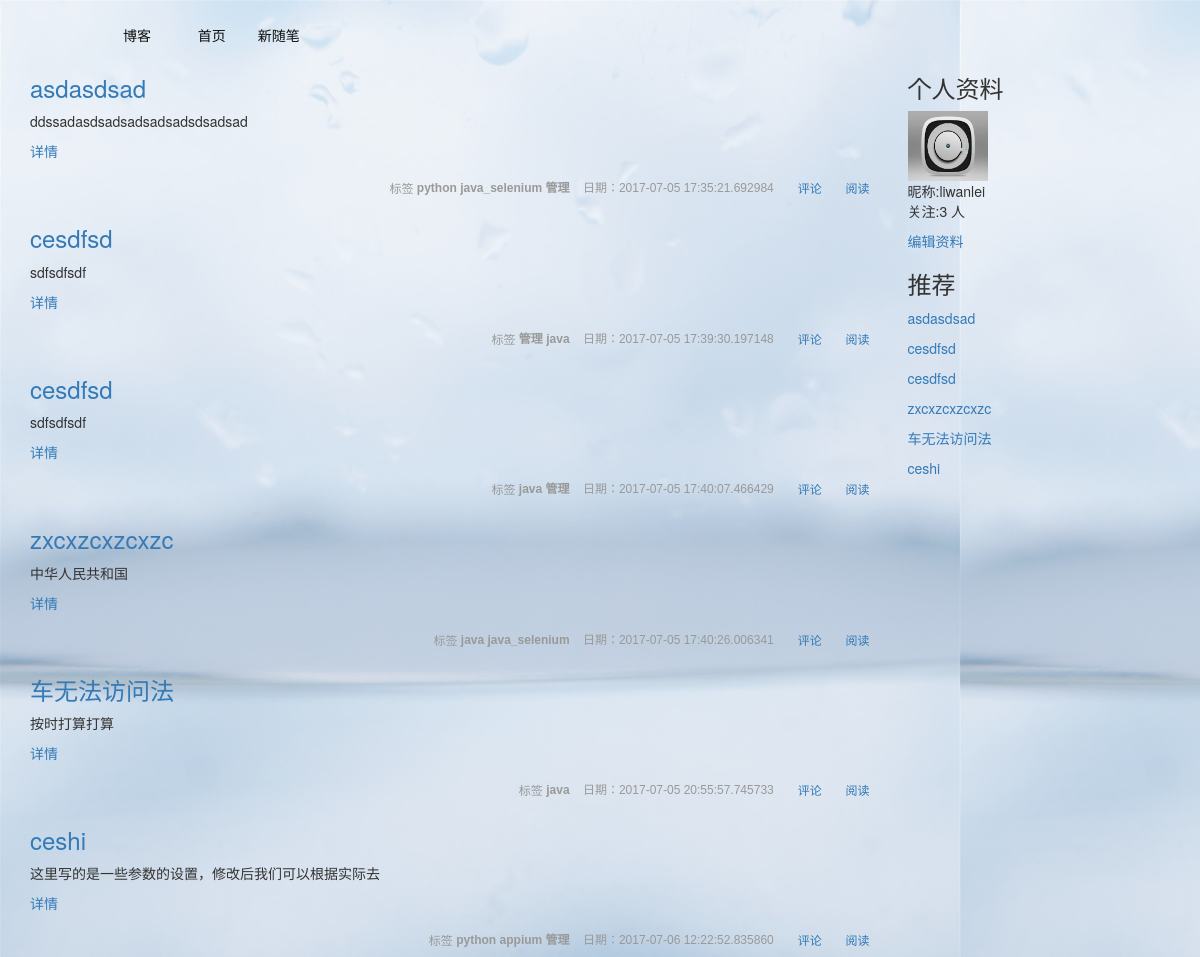
The page /person (signed in) on the database its author committed.
### app/models.py (models this page shows, shortened)
class Post(db.Model):
    __tablename__='posts'
    id=db.Column(db.Integer(),primary_key=True,autoincrement=True)
    title=db.Column(db.String(255),unique=False)
    text=db.Column(db.Text())
    publish_date=db.Column(db.DateTime(),default=datetime.datetime.now())
    user_id=db.Column(db.Integer(),db.ForeignKey('users.id'))
    is_recomment=db.Column(db.Boolean(),default=False)
    comments = db.relationship(
        'Comment',
        backref='posts',
        lazy='dynamic')
    tag = db.relationship(
        'Tag',
        secondary=posts_tags,
        backref=db.backref('posts', lazy='dynamic')
    )
    classname=db.relationship('Classifa',
    	secondary=post_class,
    	backref=db.backref('posts'))

class Tag(db.Model):
    __tablename__ = 'tags'
    id = db.Column(db.Integer(), primary_key=True)
    name=db.Column(db.String(255))
    def __repr__(self):
        return self.name

class User(db.Model):
    __tablename__='users'
    id=db.Column(db.Integer(),primary_key=True,autoincrement=True)
    username=db.Column(db.String(64),unique=True,index=True)
    name=db.Column(db.String(64),default=username,nullable=True)
    password=db.Column(db.String(64),unique=True)
    user_regest_date = db.Column(db.DateTime(), default=datetime.datetime.now())
    user_email=db.Column(db.String(64),nullable=True)
    user_qq=db.Column(db.Integer(),nullable=True,unique=True)
    last_time_login=db.Column(db.DateTime(),default=datetime.datetime.now())
    user_image=db.Column(db.String(252),nullable=True)
    user_token=db.Column(db.String(580),nullable=True)
    posts = db.relationship(
        'Post',
        backref='users',
        lazy='dynamic')
    followed = db.relationship('User',
                               secondary=followers,
                               primaryjoin=(followers.c.follower_id == id),
                               secondaryjoin=(followers.c.followed_id == id),
                               backref=db.backref('followers', lazy='dynamic'),
                               lazy='dynamic')
    comment = db.relationship(
        'Comment',
        backref='users',
        lazy='dynamic')

### app/views.py (the view)
@app.route('/person',methods=['GET','POST'])
def center_person():
  user_id=User.query.filter_by(username=session.get('username')).first()
  posts=Post.query.filter_by(user_id=user_id.id).all()
  tuijian_posts = Post.query.filter_by(user_id=user_id.id,is_recomment=True).all()
  tag_in=[]
  for post in posts:
    tag_in.append(post.classname[0])
  fenleis=set(tag_in)
  return render_template('person_center.html',username=user_id,posts=posts,tuijian_posts=tuijian_posts,fenleis=fenleis)

### app/templates/person_center.html (shortened to what this page needs)
{%extends 'per_base.html'%}
 {% block content %}
     {% for post in posts %}
     <div style="height:10%">
      <h3><a href="{{url_for('post',post_id=post.id)}}">{{ post.title }}</a></h3>
        {{ post.text | truncate(100) | safe }}
        <p> <a href="{{url_for('post',post_id=post.id)}}">详情</a></p>
        <div style="padding: 5px 0;color: #999;font: normal 12px/24px Arial;text-align: right;">
    <span class="glyphicon glyphicon-tag">标签 </span>
    {%for tag in post.tag%}<strong>{{tag}}</strong> {%endfor%}
    <span  style="margin: 0 5px 0 0;">&nbsp;日期：<span href=''>{{ post.publish_date }}&nbsp;</span></span>
    <span  style="margin: 0 5px 0 0;" class="glyphicon glyphicon-comment"><a href='{{url_for('post',post_id=post.id)}}'>&nbsp;评论&nbsp;</a></span>
    <span  style="margin: 0 5px 0 0;" class="glyphicon glyphicon-eye-open"><a href='{{url_for('post',post_id=post.id)}}'>&nbsp;阅读&nbsp;</a></span></div>
	</div>
    {% endfor %}
			 {% endblock %}
{%block fenlei %}
{% if username.user_image%}
<img  src="{{username.user_image}}" style="height:80px;">
{%else%}
<img src="/static/img/0.jpg" style="height:70px;width:80px">
{%endif%}
<div>昵称:{{username.name}}</div>
<p>关注:{{username.followers.count()}} 人
</p>
<p><a href="{{url_for('editperson')}}">编辑资料</a></p>
{%endblock%}
{% block tuijian %}
    {%for tui in tuijian_posts%}
	<p><a href='{{url_for('post',post_id=tui.id)}}'>{{tui.title}}</a></P>
	{%endfor%}
{% endblock %}

### rows shown on the page
Post: title "asdasdsad", text "ddssadasdsadsadsadsadsdsadsad", publish_date "2017-07-05 17:35:21.692984"
Tag: name "python"
Tag: name "java_selenium"
Tag: name "管理"
Post: title "cesdfsd", text "sdfsdfsdf", publish_date "2017-07-05 17:39:30.197148"
Tag: name "java"
Post: title "cesdfsd", text "sdfsdfsdf", publish_date "2017-07-05 17:40:07.466429"
Post: title "zxcxzcxzcxzc", text "中华人民共和国", publish_date "2017-07-05 17:40:26.006341"
Post: title "车无法访问法", text "按时打算打算", publish_date "2017-07-05 20:55:57.745733"
Post: title "ceshi", text "这里写的是一些参数的设置，修改后我们可以根据实际去", publish_date "2017-07-06 12:22:52.835860"
Tag: name "appium"
User: name "liwanlei"

### other values the page prints
{{ username.followers.count() }} "3"
